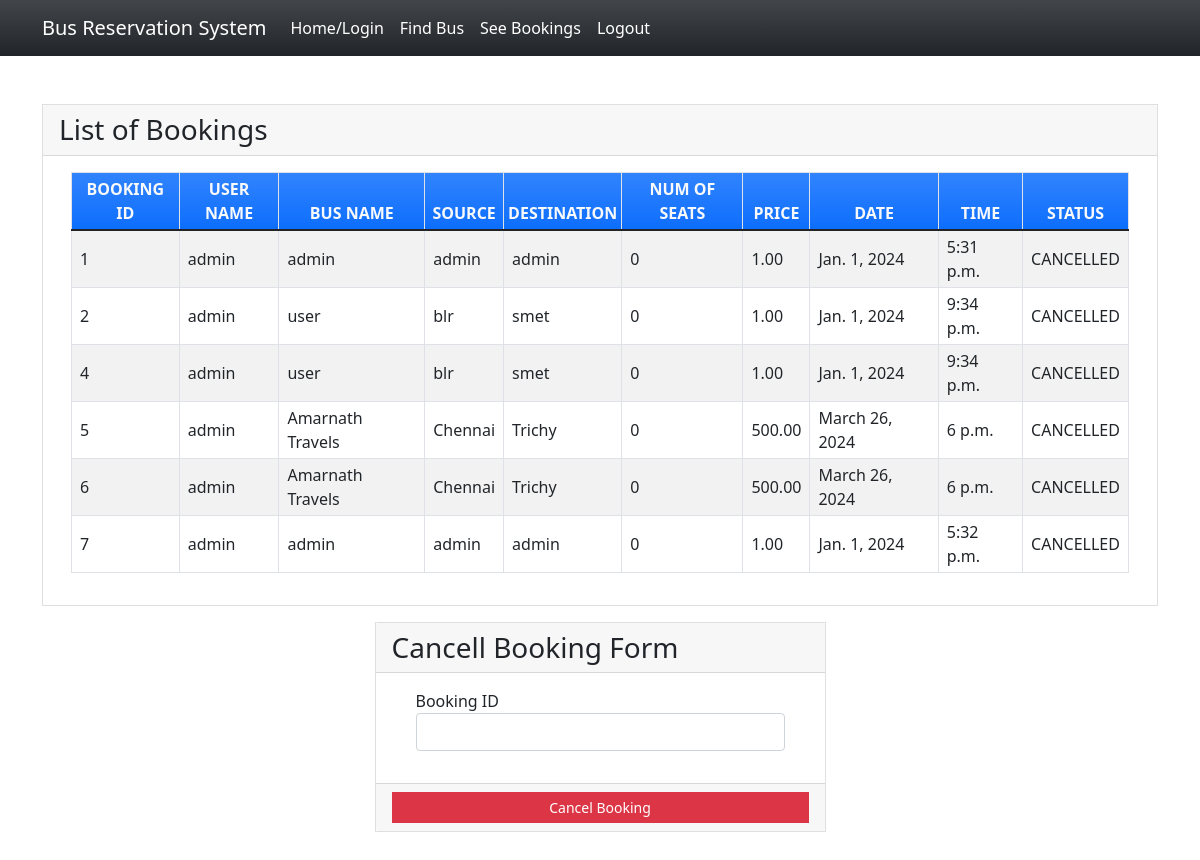
/seebookings (signed in), run on the app's committed database.
### myapp/models.py (models this page shows, shortened)
class Book(models.Model):
    BOOKED = 'B'
    CANCELLED = 'C'
    TICKET_STATUSES = ((BOOKED, 'Booked'),
                       (CANCELLED, 'Cancelled'),)
    email = models.EmailField()
    name = models.CharField(max_length=30)
    userid =models.DecimalField(decimal_places=0, max_digits=2)
    busid=models.DecimalField(decimal_places=0, max_digits=2)
    bus_name = models.CharField(max_length=30)
    source = models.CharField(max_length=30)
    dest = models.CharField(max_length=30)
    nos = models.DecimalField(decimal_places=0, max_digits=2)
    price = models.DecimalField(decimal_places=2, max_digits=6)
    date = models.DateField()
    time = models.TimeField()
    status = models.CharField(choices=TICKET_STATUSES, default=BOOKED, max_length=2)
    class Meta:
        verbose_name_plural = "List of Books"

### myapp/views.py (the view)
# urls.py: path('seebookings', views.seebookings, name="seebookings"),
@login_required(login_url='signin')
def seebookings(request,new={}):
    context = {}
    id_r = request.user.id
    book_list = Book.objects.filter(userid=id_r)
    if book_list:
        return render(request, 'myapp/booklist.html', locals())
    else:
        context["error"] = "Sorry no buses booked"
        return render(request, 'myapp/findbus.html', context)

### myapp/templates/myapp/booklist.html (shortened to what this page needs)
{% extends 'myapp/base.html' %} {% block content %}
<div class="container my-5">
    <div class="card rounded-0">
        <div class="card-header">
            <div class="card-title h3 mb-0">List of Bookings</div>
        </div>
        <div class="card-body">
            <div class="container-fluid">
                <table class="table table-bordered table-striped">
                    <thead>
                        <tr class="bg-gradient bg-primary text-light">
                            <th class="p-1 text-center">BOOKING ID</th>
                            <th class="p-1 text-center">USER NAME</th>
                            <th class="p-1 text-center">BUS NAME</th>
                            <th class="p-1 text-center">SOURCE</th>
                            <th class="p-1 text-center">DESTINATION</th>
                            <th class="p-1 text-center">NUM OF SEATS</th>
                            <th class="p-1 text-center">PRICE</th>
                            <th class="p-1 text-center">DATE</th>
                            <th class="p-1 text-center">TIME</th>
                            <th class="p-1 text-center">STATUS</th>
                        </tr>
                    </thead>
                    {% for row in book_list %}
                    <tr>
                        <td class="px-2 py-1 align-middle">{{row.id}}</td>
                        <td class="px-2 py-1 align-middle">{{row.name}}</td>
                        <td class="px-2 py-1 align-middle">{{row.bus_name}}</td>
                        <td class="px-2 py-1 align-middle">{{row.source}}</td>
                        <td class="px-2 py-1 align-middle">{{row.dest}}</td>
                        <td class="px-2 py-1 align-middle">{{row.nos}}</td>
                        <td class="px-2 py-1 align-middle">{{row.price}}</td>
                        <td class="px-2 py-1 align-middle">{{row.date}}</td>
                        <td class="px-2 py-1 align-middle">{{row.time}}</td>
                        <td class="px-2 py-1 align-middle">{{row.status}}</td>
                    </tr>
                    {% endfor %}
                </table>
            </div>
        </div>
    </div>
    <div class="row mt-3 justify-content-center">
        <div class="col-lg-5 col-md-7 col-sm-10 col-xs-12">
            <div class="card rounded-0">
                <div class="card-header">
                    <div class="card-title h3 mb-0">Cancell Booking Form</div>
                </div>
                <div class="card-body">
                    <div class="container-fluid">
                        <form action="{% url 'cancellings' %}" method="post" id="cancel-form">
                            <div class="mb-3">
                                <label for="bus_id" class="control-label">Booking ID</label>
                                <input name='bus_id' class="form-control" type="number" id="bus_id">
                            </div>
                        </form>
                    </div>
                </div>
                <div class="card-footer text-center">
                    <button class="btn btn-sm rounded-0 btn-danger w-100" form="cancel-form">Cancel Booking</button>
                </div>
            </div>
        </div>
    </div>
</div>
{% endblock %}

### myapp/templates/myapp/base.html (shortened to what this page needs)
<!doctype html>
<html lang="en">
<head>
    <link rel="stylesheet" href="https://cdn.jsdelivr.net/npm/bootstrap@5.1.3/dist/css/bootstrap.min.css">
</head>
<body>
<nav class="navbar navbar-expand-lg navbar-light bg-gradient bg-dark">
    <div class="container">
            <a class="navbar-brand" href="#" style="color: white;">Bus Reservation System</a>
        <div class="collapse navbar-collapse" id="navbarNavAltMarkup">
            <div class="navbar-nav" >
                <a class="nav-item nav-link active" href="{% url 'home' %}" style="color: white;">Home/Login</a>
                <a class="nav-item nav-link" href="{% url 'findbus' %}" style="color: white;">Find Bus</a>
                <a class="nav-item nav-link" href="{% url 'seebookings' %}" style="color: white;">See Bookings</a>
                {% if request.user.is_active %}
                <a class="nav-item nav-link " href="{% url 'signout' %}" style="color: white;">Logout</a>
                {% else %}
                <a class="nav-item nav-link " href="{% url 'signup' %}" style="color: white;">Registration</a>
                {% endif %}
            </div>
        </div>
    </div>
</nav>
{% block content %}
{% endblock %}
</body>
</html>

### myapp/templates/myapp/base.html (style rules this page uses)
body { background-image: url(https://wallpapercave.com/wp/wp6913872.jpg); background-repeat: no-repeat; background-size: cover; }

### data on the page
Book: id "1", name "admin", bus_name "admin", source "admin", dest "admin", nos "0", price "1.00", date "Jan. 1, 2024", time "5:31 p.m.", status "CANCELLED"
Book: id "2", name "admin", bus_name "user", source "blr", dest "smet", nos "0", price "1.00", date "Jan. 1, 2024", time "9:34 p.m.", status "CANCELLED"
Book: id "4", name "admin", bus_name "user", source "blr", dest "smet", nos "0", price "1.00", date "Jan. 1, 2024", time "9:34 p.m.", status "CANCELLED"
Book: id "5", name "admin", bus_name "Amarnath Travels", source "Chennai", dest "Trichy", nos "0", price "500.00", date "March 26, 2024", time "6 p.m.", status "CANCELLED"
Book: id "6", name "admin", bus_name "Amarnath Travels", source "Chennai", dest "Trichy", nos "0", price "500.00", date "March 26, 2024", time "6 p.m.", status "CANCELLED"
Book: id "7", name "admin", bus_name "admin", source "admin", dest "admin", nos "0", price "1.00", date "Jan. 1, 2024", time "5:32 p.m.", status "CANCELLED"
